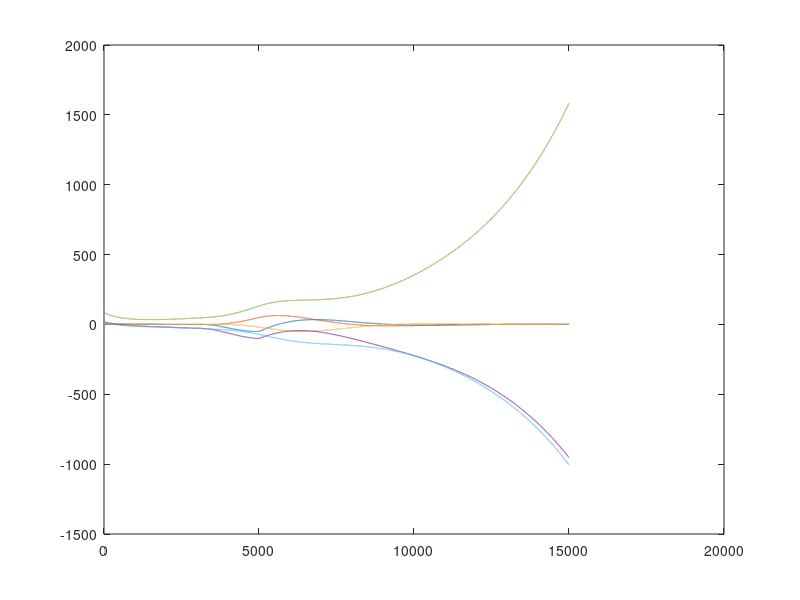

Recreate this plot in MATLAB.
clear,clc,close all
N=15000;
dt=0.001;
A=[-1 1 0;-1 0 0;0 -1 -1];
C=[1 0 0;0 0 1];
E=[1;0;0];
H=E*pinv(C*E);
T=eye(3)-H*C;
K1=place(A',C',[-1 -2 -10])';
F=A-H*C*A-K1*C;
K2=F*H;
K=K1+K2;
x(:,1)=[1;2;3];

rng();
z(:,1)=100*rand(3,1);

for i=1:N
    
    if i>3000 && i<5000
        x_act=100*sin(i*dt);
    else
        x_act=0;
    end
    
    x(:,i+1)=x(:,i)+dt*(A*x(:,i)+E*x_act);
    y(:,i)=C*x(:,i);
    
    z(:,i+1)=z(:,i)+dt*(F*z(:,i)+K*y(:,i));
    x_hat(:,i)=z(:,i)+H*y(:,i);
    
    e(:,i)=x_hat(:,i)-x(:,i);
end

figure(1)
plot(x(1,:)),hold on,plot(x(2,:)),plot(x(3,:)),plot(x_hat(1,:)),plot(x_hat(2,:)),plot(x_hat(3,:))

% figure(2)
% plot(e(1,:)),hold on,plot(e(2,:)),plot(e(3,:))

e(1,end),e(2,end),e(1,end)